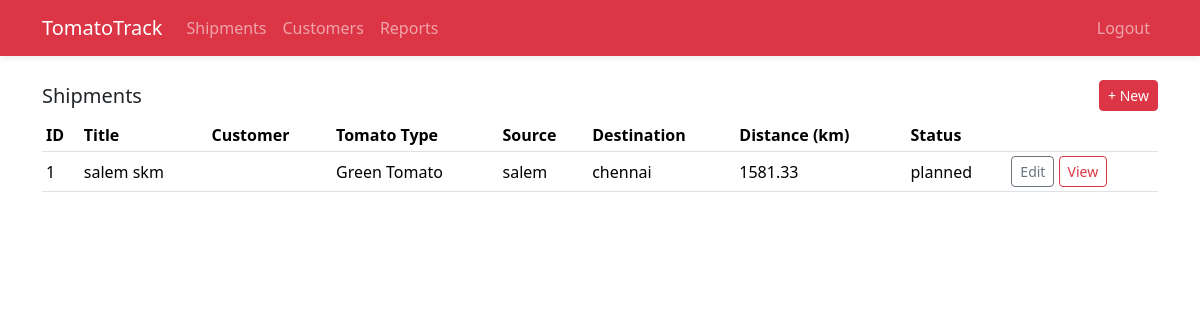
Page /shipments (signed in) on the committed database.
### models.py (models this page shows)
class Shipment(Base):
    __tablename__ = 'shipments'
    id = Column(Integer, primary_key=True)
    title = Column(String(255), nullable=False)
    tomato_type = Column(String(50))
    quantity_kg = Column(Float, default=0)
    origin_name = Column(String(255), nullable=False)
    origin_lat = Column(Float, nullable=False)
    origin_lng = Column(Float, nullable=False)
    dest_name = Column(String(255), nullable=False)
    dest_lat = Column(Float, nullable=False)
    dest_lng = Column(Float, nullable=False)
    distance_km = Column(Float)
    drive_time_hours = Column(Float)
    eta_days = Column(Float)
    planned_start = Column(DateTime)
    planned_arrival = Column(DateTime)
    avg_temp_c = Column(Float)
    rain_risk = Column(String(20))  # low/medium/high
    road_type = Column(String(50))  # highway/mixed/poor
    condition_departure = Column(String(100))
    condition_arrival = Column(String(100))
    status = Column(String(50), default='planned')
    actual_start = Column(DateTime)
    delivered_at = Column(DateTime)
    customer_id = Column(Integer, ForeignKey('customers.id'))
    customer = relationship('Customer', back_populates='shipments')
    created_by = Column(Integer, ForeignKey('users.id'))
    created_at = Column(DateTime, default=datetime.utcnow)

### app.py (the view)
    @app.route('/shipments')
    @login_required
    def shipments_list():
        with Session() as s:
            rows = (s.query(Shipment)
                      .options(joinedload(Shipment.customer))
                      .order_by(Shipment.id.desc()).all())
            shipments = [{
                'id': r.id,
                'title': r.title,
                'customer_name': r.customer.name if r.customer else '',
                'tomato_type': r.tomato_type or '',
                'origin': r.origin_name,
                'destination': r.dest_name,
                'distance_km': r.distance_km,
                'status': r.status
            } for r in rows]
        return render_template('shipments_list.html', shipments=shipments)

### templates/shipments_list.html
{% extends 'base.html' %}
{% block content %}
<div class="d-flex justify-content-between align-items-center mb-2">
  <h5 class="mb-0">Shipments</h5>
  <a class="btn btn-sm btn-danger" href="{{ url_for('shipment_new') }}">+ New</a>
</div>
<div class="table-responsive">
  <table class="table table-sm align-middle">
    <thead><tr><th>ID</th><th>Title</th><th>Customer</th><th>Tomato Type</th><th>Source</th><th>Destination</th><th>Distance (km)</th><th>Status</th><th></th></tr></thead>
    <tbody>
      {% for s in shipments %}
        <tr>
          <td>{{ s.id }}</td>
          <td>{{ s.title }}</td>
          <td>{{ s.customer_name }}</td>
          <td>{{ s.tomato_type }}</td>
          <td>{{ s.origin }}</td>
          <td>{{ s.destination }}</td>
          <td>{{ '%.2f'|format(s.distance_km or 0) }}</td>
          <td>{{ s.status }}</td>
          <td>
            <a class="btn btn-sm btn-outline-secondary" href="{{ url_for('shipment_edit', sid=s.id) }}">Edit</a>
            <a class="btn btn-sm btn-outline-danger" href="{{ url_for('shipment_detail', sid=s.id) }}">View</a>
          </td>
        </tr>
      {% endfor %}
    </tbody>
  </table>
</div>
{% endblock %}

### static/custom.css (style rules this page uses)
body { background: #fff; }
table th { white-space: nowrap; }

### rows in the picture
Shipment: id "1", title "salem skm", tomato_type "Green Tomato", origin "salem", destination "chennai", distance_km "1581.33", status "planned"
